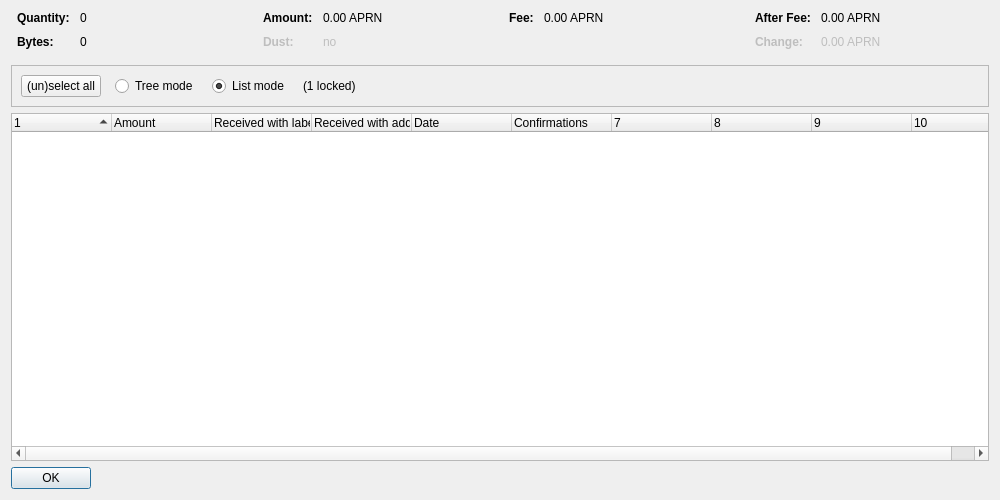
<?xml version="1.0" encoding="UTF-8"?>
<ui version="4.0">
 <class>CoinControlDialog</class>
 <widget class="QDialog" name="CoinControlDialog">
  <property name="geometry">
   <rect>
    <x>0</x>
    <y>0</y>
    <width>1000</width>
    <height>500</height>
   </rect>
  </property>
  <property name="windowTitle">
   <string>Coin Selection</string>
  </property>
  <layout class="QVBoxLayout" name="verticalLayout">
   <item>
    <layout class="QHBoxLayout" name="horizontalLayoutTop" stretch="0,0,0,0">
     <property name="topMargin">
      <number>0</number>
     </property>
     <property name="bottomMargin">
      <number>10</number>
     </property>
     <item>
      <layout class="QFormLayout" name="formLayoutCoinControl1">
       <property name="horizontalSpacing">
        <number>10</number>
       </property>
       <property name="verticalSpacing">
        <number>10</number>
       </property>
       <property name="leftMargin">
        <number>6</number>
       </property>
       <property name="rightMargin">
        <number>6</number>
       </property>
       <item row="0" column="0">
        <widget class="QLabel" name="labelCoinControlQuantityText">
         <property name="font">
          <font>
           <weight>75</weight>
           <bold>true</bold>
          </font>
         </property>
         <property name="text">
          <string>Quantity:</string>
         </property>
        </widget>
       </item>
       <item row="0" column="1">
        <widget class="QLabel" name="labelCoinControlQuantity">
         <property name="cursor">
          <cursorShape>IBeamCursor</cursorShape>
         </property>
         <property name="contextMenuPolicy">
          <enum>Qt::ActionsContextMenu</enum>
         </property>
         <property name="text">
          <string notr="true">0</string>
         </property>
         <property name="textInteractionFlags">
          <set>Qt::LinksAccessibleByMouse|Qt::TextSelectableByKeyboard|Qt::TextSelectableByMouse</set>
         </property>
        </widget>
       </item>
       <item row="1" column="0">
        <widget class="QLabel" name="labelCoinControlBytesText">
         <property name="font">
          <font>
           <weight>75</weight>
           <bold>true</bold>
          </font>
         </property>
         <property name="text">
          <string>Bytes:</string>
         </property>
        </widget>
       </item>
       <item row="1" column="1">
        <widget class="QLabel" name="labelCoinControlBytes">
         <property name="cursor">
          <cursorShape>IBeamCursor</cursorShape>
         </property>
         <property name="contextMenuPolicy">
          <enum>Qt::ActionsContextMenu</enum>
         </property>
         <property name="text">
          <string notr="true">0</string>
         </property>
         <property name="textInteractionFlags">
          <set>Qt::LinksAccessibleByMouse|Qt::TextSelectableByKeyboard|Qt::TextSelectableByMouse</set>
         </property>
        </widget>
       </item>
      </layout>
     </item>
     <item>
      <layout class="QFormLayout" name="formLayoutCoinControl2">
       <property name="horizontalSpacing">
        <number>10</number>
       </property>
       <property name="verticalSpacing">
        <number>10</number>
       </property>
       <property name="leftMargin">
        <number>6</number>
       </property>
       <property name="rightMargin">
        <number>6</number>
       </property>
       <item row="0" column="0">
        <widget class="QLabel" name="labelCoinControlAmountText">
         <property name="font">
          <font>
           <weight>75</weight>
           <bold>true</bold>
          </font>
         </property>
         <property name="text">
          <string>Amount:</string>
         </property>
        </widget>
       </item>
       <item row="0" column="1">
        <widget class="QLabel" name="labelCoinControlAmount">
         <property name="cursor">
          <cursorShape>IBeamCursor</cursorShape>
         </property>
         <property name="contextMenuPolicy">
          <enum>Qt::ActionsContextMenu</enum>
         </property>
         <property name="text">
          <string notr="true">0.00 APRN</string>
         </property>
         <property name="textInteractionFlags">
          <set>Qt::LinksAccessibleByMouse|Qt::TextSelectableByKeyboard|Qt::TextSelectableByMouse</set>
         </property>
        </widget>
       </item>
       <item row="1" column="0">
        <widget class="QLabel" name="labelCoinControlLowOutputText">
         <property name="enabled">
          <bool>false</bool>
         </property>
         <property name="font">
          <font>
           <weight>75</weight>
           <bold>true</bold>
          </font>
         </property>
         <property name="text">
          <string>Dust:</string>
         </property>
        </widget>
       </item>
       <item row="1" column="1">
        <widget class="QLabel" name="labelCoinControlLowOutput">
         <property name="enabled">
          <bool>false</bool>
         </property>
         <property name="cursor">
          <cursorShape>IBeamCursor</cursorShape>
         </property>
         <property name="contextMenuPolicy">
          <enum>Qt::ActionsContextMenu</enum>
         </property>
         <property name="text">
          <string notr="true">no</string>
         </property>
         <property name="textInteractionFlags">
          <set>Qt::LinksAccessibleByMouse|Qt::TextSelectableByKeyboard|Qt::TextSelectableByMouse</set>
         </property>
        </widget>
       </item>
      </layout>
     </item>
     <item>
      <layout class="QFormLayout" name="formLayoutCoinControl3">
       <property name="horizontalSpacing">
        <number>10</number>
       </property>
       <property name="verticalSpacing">
        <number>10</number>
       </property>
       <property name="leftMargin">
        <number>6</number>
       </property>
       <property name="rightMargin">
        <number>6</number>
       </property>
       <item row="0" column="0">
        <widget class="QLabel" name="labelCoinControlFeeText">
         <property name="font">
          <font>
           <weight>75</weight>
           <bold>true</bold>
          </font>
         </property>
         <property name="text">
          <string>Fee:</string>
         </property>
        </widget>
       </item>
       <item row="0" column="1">
        <widget class="QLabel" name="labelCoinControlFee">
         <property name="cursor">
          <cursorShape>IBeamCursor</cursorShape>
         </property>
         <property name="contextMenuPolicy">
          <enum>Qt::ActionsContextMenu</enum>
         </property>
         <property name="text">
          <string notr="true">0.00 APRN</string>
         </property>
         <property name="textInteractionFlags">
          <set>Qt::LinksAccessibleByMouse|Qt::TextSelectableByKeyboard|Qt::TextSelectableByMouse</set>
         </property>
        </widget>
       </item>
      </layout>
     </item>
     <item>
      <layout class="QFormLayout" name="formLayoutCoinControl4">
       <property name="horizontalSpacing">
        <number>10</number>
       </property>
       <property name="verticalSpacing">
        <number>10</number>
       </property>
       <property name="leftMargin">
        <number>6</number>
       </property>
       <property name="rightMargin">
        <number>6</number>
       </property>
       <item row="0" column="0">
        <widget class="QLabel" name="labelCoinControlAfterFeeText">
         <property name="font">
          <font>
           <weight>75</weight>
           <bold>true</bold>
          </font>
         </property>
         <property name="text">
          <string>After Fee:</string>
         </property>
        </widget>
       </item>
       <item row="0" column="1">
        <widget class="QLabel" name="labelCoinControlAfterFee">
         <property name="cursor">
          <cursorShape>IBeamCursor</cursorShape>
         </property>
         <property name="contextMenuPolicy">
          <enum>Qt::ActionsContextMenu</enum>
         </property>
         <property name="text">
          <string notr="true">0.00 APRN</string>
         </property>
         <property name="textInteractionFlags">
          <set>Qt::LinksAccessibleByMouse|Qt::TextSelectableByKeyboard|Qt::TextSelectableByMouse</set>
         </property>
        </widget>
       </item>
       <item row="1" column="0">
        <widget class="QLabel" name="labelCoinControlChangeText">
         <property name="enabled">
          <bool>false</bool>
         </property>
         <property name="font">
          <font>
           <weight>75</weight>
           <bold>true</bold>
          </font>
         </property>
         <property name="text">
          <string>Change:</string>
         </property>
        </widget>
       </item>
       <item row="1" column="1">
        <widget class="QLabel" name="labelCoinControlChange">
         <property name="enabled">
          <bool>false</bool>
         </property>
         <property name="cursor">
          <cursorShape>IBeamCursor</cursorShape>
         </property>
         <property name="contextMenuPolicy">
          <enum>Qt::ActionsContextMenu</enum>
         </property>
         <property name="text">
          <string notr="true">0.00 APRN</string>
         </property>
         <property name="textInteractionFlags">
          <set>Qt::LinksAccessibleByMouse|Qt::TextSelectableByKeyboard|Qt::TextSelectableByMouse</set>
         </property>
        </widget>
       </item>
      </layout>
     </item>
    </layout>
   </item>
   <item>
    <widget class="QFrame" name="frame">
     <property name="minimumSize">
      <size>
       <width>0</width>
       <height>40</height>
      </size>
     </property>
     <property name="frameShape">
      <enum>QFrame::StyledPanel</enum>
     </property>
     <property name="frameShadow">
      <enum>QFrame::Sunken</enum>
     </property>
     <layout class="QHBoxLayout" name="horizontalLayout">
      <item>
       <layout class="QHBoxLayout" name="horizontalLayoutPanel" stretch="0,0,0,0,0">
        <property name="spacing">
         <number>14</number>
        </property>
        <item>
         <widget class="QPushButton" name="pushButtonSelectAll">
          <property name="sizePolicy">
           <sizepolicy hsizetype="Maximum" vsizetype="Fixed">
            <horstretch>0</horstretch>
            <verstretch>0</verstretch>
           </sizepolicy>
          </property>
          <property name="text">
           <string>(un)select all</string>
          </property>
          <property name="autoDefault">
           <bool>false</bool>
          </property>
         </widget>
        </item>
        <item>
         <widget class="QRadioButton" name="radioTreeMode">
          <property name="sizePolicy">
           <sizepolicy hsizetype="Maximum" vsizetype="Fixed">
            <horstretch>0</horstretch>
            <verstretch>0</verstretch>
           </sizepolicy>
          </property>
          <property name="text">
           <string>Tree mode</string>
          </property>
         </widget>
        </item>
        <item>
         <widget class="QRadioButton" name="radioListMode">
          <property name="sizePolicy">
           <sizepolicy hsizetype="Maximum" vsizetype="Fixed">
            <horstretch>0</horstretch>
            <verstretch>0</verstretch>
           </sizepolicy>
          </property>
          <property name="text">
           <string>List mode</string>
          </property>
          <property name="checked">
           <bool>true</bool>
          </property>
         </widget>
        </item>
        <item>
         <widget class="QLabel" name="labelLocked">
          <property name="text">
           <string notr="true">(1 locked)</string>
          </property>
         </widget>
        </item>
        <item>
         <spacer name="horizontalSpacer">
          <property name="orientation">
           <enum>Qt::Horizontal</enum>
          </property>
          <property name="sizeHint" stdset="0">
           <size>
            <width>40</width>
            <height>20</height>
           </size>
          </property>
         </spacer>
        </item>
       </layout>
      </item>
     </layout>
    </widget>
   </item>
   <item>
    <widget class="CoinControlTreeWidget" name="treeWidget">
     <property name="contextMenuPolicy">
      <enum>Qt::CustomContextMenu</enum>
     </property>
     <property name="sortingEnabled">
      <bool>false</bool>
     </property>
     <property name="columnCount">
      <number>10</number>
     </property>
     <attribute name="headerShowSortIndicator" stdset="0">
      <bool>true</bool>
     </attribute>
     <attribute name="headerStretchLastSection">
      <bool>false</bool>
     </attribute>
     <column>
      <property name="text">
       <string/>
      </property>
     </column>
     <column>
      <property name="text">
       <string>Amount</string>
      </property>
     </column>
     <column>
      <property name="text">
       <string>Received with label</string>
      </property>
     </column>
     <column>
      <property name="text">
       <string>Received with address</string>
      </property>
     </column>
     <column>
      <property name="text">
       <string>Date</string>
      </property>
     </column>
     <column>
      <property name="text">
       <string>Confirmations</string>
      </property>
      <property name="toolTip">
       <string>Confirmed</string>
      </property>
     </column>
     <column>
      <property name="text">
       <string/>
      </property>
     </column>
     <column>
      <property name="text">
       <string/>
      </property>
     </column>
     <column>
      <property name="text">
       <string/>
      </property>
     </column>
     <column>
      <property name="text">
       <string/>
      </property>
     </column>
    </widget>
   </item>
   <item>
    <widget class="QDialogButtonBox" name="buttonBox">
     <property name="sizePolicy">
      <sizepolicy hsizetype="Maximum" vsizetype="Fixed">
       <horstretch>0</horstretch>
       <verstretch>0</verstretch>
      </sizepolicy>
     </property>
     <property name="orientation">
      <enum>Qt::Horizontal</enum>
     </property>
     <property name="standardButtons">
      <set>QDialogButtonBox::Ok</set>
     </property>
    </widget>
   </item>
  </layout>
 </widget>
 <customwidgets>
  <customwidget>
   <class>CoinControlTreeWidget</class>
   <extends>QTreeWidget</extends>
   <header>coincontroltreewidget.h</header>
  </customwidget>
 </customwidgets>
 <resources/>
 <connections/>
</ui>
